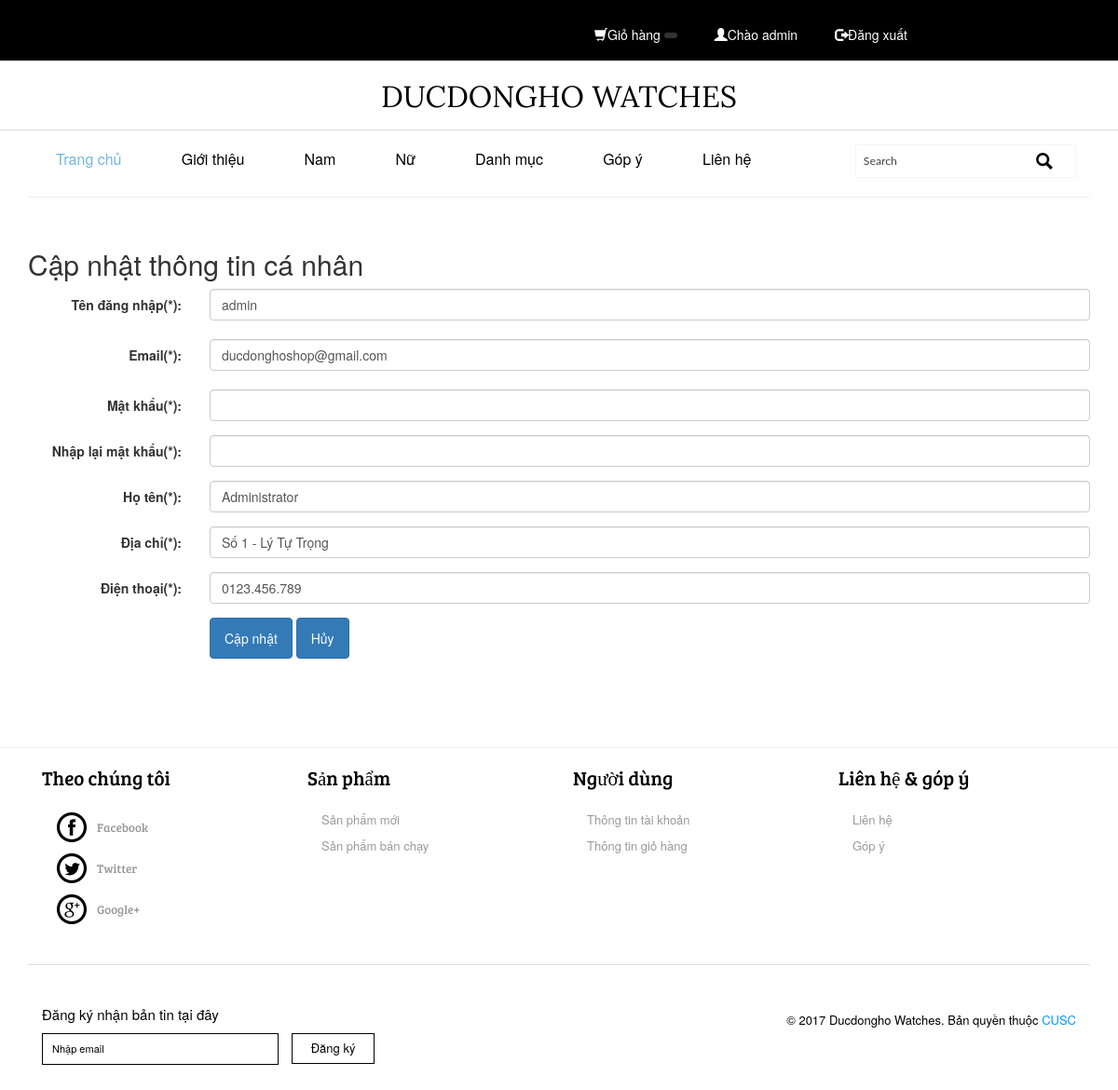
The page /timeplate/index.php?khoatrang=capnhatkhachhang (signed in) on the database its author committed.
### timeplate/capnhatkhachhang.php (the view, shortened to what this page needs)
<?php
	include_once "dbconnect.php";
	$query = "SELECT kh_email, kh_ten, kh_diachi, kh_dienthoai FROM khachhang
		WHERE kh_tendangnhap = '".$_SESSION['tendangnhap']. "'";
	$result = mysqli_query($conn, $query) or die(mysqli_error($conn));
	$row = mysqli_fetch_array($result,MYSQLI_ASSOC);
	$tendangnhap = $_SESSION['tendangnhap'];
	$email = $row['kh_email'];
	$hoten = $row['kh_ten'];
	$diachi = $row['kh_diachi'];
	$dienthoai = $row['kh_dienthoai'];
?>
<div class="container">
	<h2>Cập nhật thông tin cá nhân</h2>
       <form id="formCapNhatThongTinKhachHang" name="formCapNhatThongTinKhachHang" method="POST" action="" class="form-horizontal" role="form">
           <div class="form-group">
             <label for="lblTenDangNhap" class="col-sm-2 control-label">Tên đăng nhập(*):  </label>
               <div class="col-sm-10">
                 <label class="form-control" style="font-weight:400"><?php echo $tendangnhap ?></label>
                </div>
            </div>
            <div class="form-group">
               <label for="lblEmail" class="col-sm-2 control-label">Email(*):  </label>
               <div class="col-sm-10">
                      <label class="form-control" style="font-weight:400"><?php echo $email ?></label>
               </div>
             </div>
              <div class="form-group">
                   <label for="txtMatKhau1" class="col-sm-2 control-label">Mật khẩu(*):  </label>
                   <div class="col-sm-10">
                         <input type="password" name="txtMatKhau1" id="txtMatKhau1" class="form-control"/>
                   </div>
               </div>
                <div class="form-group">
                   <label for="txtMatKhau2" class="col-sm-2 control-label">Nhập lại mật khẩu(*):  </label>
                   <div class="col-sm-10">
                         <input type="password" name="txtMatKhau2" id="txtMatKhau2" class="form-control"/>
                   </div>
               </div>
               <div class="form-group">
                   <label for="txtHoTen" class="col-sm-2 control-label">Họ tên(*):  </label>
                   <div class="col-sm-10">
                         <input type="text" name="txtHoTen" id="txtHoTen" value="<?php echo $hoten ?>" class="form-control" placeholder="Họ tên"/>
                   </div>
               </div>
                <div class="form-group">
                    <label for="txtDiaChi" class="col-sm-2 control-label">Địa chỉ(*):  </label>
                   <div class="col-sm-10">
                         <input type="text" name="txtDiaChi" id="txtDiaChi" value="<?php echo $diachi ?>" class="form-control" placeholder="Địa chỉ"/>
                   </div>
               </div>
               <div class="form-group">
                   <label for="txtDienThoai" class="col-sm-2 control-label">Điện thoại(*):  </label>
                   <div class="col-sm-10">
                         <input type="text" name="txtDienThoai" id="txtDienThoai" value="<?php echo $dienthoai ?>"
                         	class="form-control" placeholder="Điện thoại" />
                   </div>
               </div>
           <div class="form-group">
               <div class="col-sm-offset-2 col-sm-10">
                     <input type="submit"  class="btn btn-primary" name="btnCapNhat" id="btnCapNhat" value="Cập nhật"/>
                     <input type="button" class="btn btn-primary" name="btnHuy"  id="btnHuy" value="Hủy"
                       	onClick="window.location='index.php'" />
               </div>
           </div>
       </form>
</div>

### timeplate/css/style.css (style rules this page uses)
body { background:#fff; font-family: 'Lato-Regular'; }

### timeplate/css/responsive.css (style rules this page uses)
@media only screen and (min-width: 992px) and (max-width: 1280px) { input[type="submit"], button[type="submit"], [type="button"] { padding: 11px 15px; } }

### rows shown on the page
khachhang: kh_email "ducdonghoshop@gmail.com", txtHoTen "Administrator", txtDiaChi "Số 1 - Lý Tự Trọng", txtDienThoai "0123.456.789"

### other values the page prints
$_SESSION['tendangnhap'] "admin"
$tendangnhap "admin"
